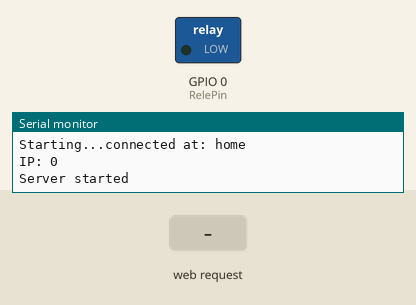
Recording of a sketch running on a simulated ESP8266 (NodeMCU). On the bench: switched loads named in the sketch (green lamp = pin HIGH), the last lines printed to the serial monitor. The test bench sets the inputs (shaded band). WiFi joins after 1.5 s; servers stay silent unless stated.

Above: at 2.8 s.
2.9 s: HTTP request GET /carga_troca received
At 3.8 s:
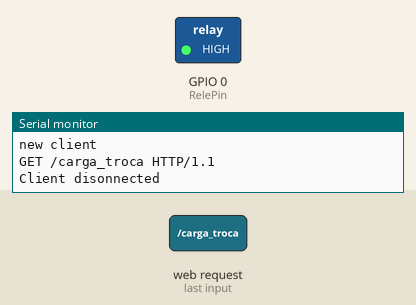
Timing chart, 0 to 5.9 s (numbered marks = the images above; inputs shaded):
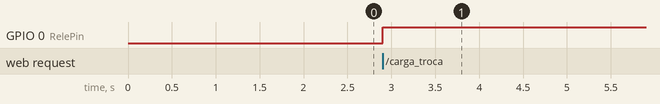

The sketch:

Parte_2_WifiManager.ino
```cpp
#include <ESP8266WiFi.h>

#include <DNSServer.h>
#include <ESP8266WebServer.h>
#include <WiFiManager.h>

bool interruptor;
int PinReleState = 0;
int RelePin = 0;

IPAddress ip;
WiFiServer server(80);

void setup() {
  /*CONFIG SERIAL*/
  Serial.begin(115200);
  delay(100);
  Serial.print("Starting...");


  /*CONFIG GPIO*/
  pinMode(RelePin, OUTPUT);
  digitalWrite(RelePin, 0);

  /*CONFIG WIFI-MANAGER*/
  WiFiManager wifiManager;
  wifiManager.autoConnect("SmartSwitch");

  Serial.print("connected at: ");
  Serial.println(wifiManager.getSSID());
  Serial.print("IP: ");
  Serial.println(wifiManager.getIpAddress());
  ip = wifiManager.getIpAddress();

  /*SERVER START*/
  server.begin();
  Serial.println("Server started");

}

void loop() {

  WiFiClient client = server.available();
  if (!client) {
    return;
  }

  Serial.println("new client");
  while (!client.available()) {
    delay(1);
  }

  String req = client.readStringUntil('\r');
  Serial.println(req);
  client.flush();

  String buf = "";


  buf += "HTTP/1.1 200 OK\r\nContent-Type: text/html\r\n\r\n<!DOCTYPE HTML>\r\n";
  buf += "<html lang=\"en\"><head><meta name=\"viewport\" content=\"width=device-width, initial-scale=1, user-scalable=no\"/>\r\n";
  buf += "<title>ESP8266 Web Server</title>";
  buf += "<style>.c{text-align: center;} div,input{padding:10px;font-size:1em;} input{width:80%;} body{text-align: center;font-family:verdana;} button{border:0;border-radius:0.3rem;background-color:#1fa3ec;color:#fff;line-height:2.4rem;font-size:1.2rem;width:100%;} .q{float: right;width: 64px;text-align: right;}</style>";
  buf += "</head>";
  buf += "<h3>ESP8266 IoT Home</h3>";
  buf += "<a href=\"?function=carga_troca\"><button>CARGA SWITCH</button></a>";
  buf += "</html>\n";

  client.print(buf);
  client.flush();

  if (req.indexOf("carga_troca") != -1) {

    PinReleState = digitalRead(0);

    if (PinReleState == LOW) {
      interruptor = false;
      digitalWrite(RelePin, HIGH);
    } else {
      interruptor = true;
      digitalWrite(RelePin, LOW);
    }
  }

  else {
    Serial.println("invalid request");
    client.stop();
  }
  Serial.println("Client disonnected");
}
```

Measured:
- after the input at 2.9 s, GPIO 0 (RelePin): LOW → HIGH at once
